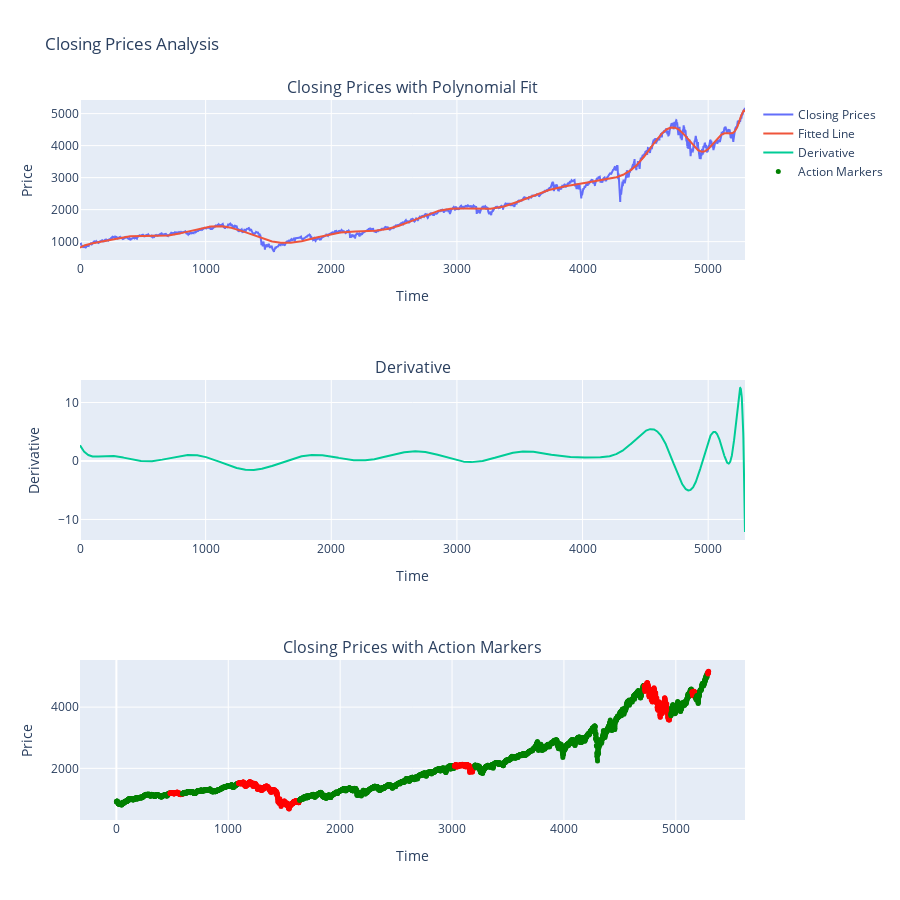

Source (notebook cell):
### Code cell
import numpy as np
from plotly.subplots import make_subplots
from numpy import RankWarning
import warnings

# Assuming df is your DataFrame with 'close' column and dates in index
x = np.arange(len(df))
y = df['close'].values

# degrees in a range from 1 to 60
degrees = range(1, 61)

# Calculate the profit for each degree
profits = {}
for degree in degrees:
    with warnings.catch_warnings():
        warnings.simplefilter('ignore', RankWarning)
        warnings.simplefilter('ignore', RuntimeWarning)
        coeffs = np.polyfit(x, y, degree)
    fitted_line = np.polyval(coeffs, x)
    derivative_coeffs = np.polyder(coeffs)
    derivative_line = np.polyval(derivative_coeffs, x)
    actions = np.where(derivative_line > 0, 1, 0)
    #profit = calculate_profit(actions, 15, df['close'], 1000000)
    profit = calculate_metrics(actions, 15, df['close'], 1000000, 0.01)['net_profit']
    profits[degree] = profit
    
# Find the degree with the highest profit
degree = max(profits, key=profits.get)
print(f"Degree with the highest profit: {degree}")
print(f"Profit: {profits[degree]}")
with warnings.catch_warnings():
    warnings.simplefilter('ignore', RankWarning)
    warnings.simplefilter('ignore', RuntimeWarning)
    coeffs = np.polyfit(x, y, degree)
fitted_line = np.polyval(coeffs, x)
derivative_coeffs = np.polyder(coeffs)
derivative_line = np.polyval(derivative_coeffs, x)
df['action'] = np.where(derivative_line > 0, 1, 0)

# Create subplots: 3 rows, 1 column
fig = make_subplots(rows=3, cols=1, subplot_titles=('Closing Prices with Polynomial Fit', 'Derivative', 'Closing Prices with Action Markers'))

# Scatter plot for the closing prices and fitted line on the first subplot
fig.add_trace(go.Scatter(x=df.index, y=df['close'], mode='lines', name='Closing Prices'), row=1, col=1)
fig.add_trace(go.Scatter(x=df.index, y=fitted_line, mode='lines', name='Fitted Line'), row=1, col=1)

# Scatter plot for the derivative line on the second subplot
fig.add_trace(go.Scatter(x=df.index, y=derivative_line, mode='lines', name='Derivative'), row=2, col=1)

# Scatter plot with action markers for the third subplot
fig.add_trace(go.Scatter(x=df.index, y=df['close'], mode='markers', marker=dict(color=df['action'], size=5, colorscale=['red', 'green']), name='Action Markers'), row=3, col=1)

# Update layout for a neat look
fig.update_layout(title='Closing Prices Analysis', xaxis_title='Time', yaxis_title='Price', height=900)

# Adjust layout for subplot titles and axes
fig['layout']['xaxis']['title'] = 'Time'
fig['layout']['xaxis2']['title'] = 'Time'
fig['layout']['xaxis3']['title'] = 'Time'
fig['layout']['yaxis']['title'] = 'Price'
fig['layout']['yaxis2']['title'] = 'Derivative'
fig['layout']['yaxis3']['title'] = 'Price'

fig.show()

### Figure 1 — Plotly figure (JSON) as saved in the notebook; plotly's stock layout.template omitted (floating-point values rounded to 4 significant figures; data arrays with more than 128 entries replaced by an {"elided": "..."} marker saying what was removed)
{"data": [{"mode": "lines", "name": "Closing Prices", "type": "scatter", "x": {"elided": "5294 int values"}, "xaxis": "x", "y": {"elided": "5294 float values"}, "yaxis": "y"}, {"mode": "lines", "name": "Fitted Line", "type": "scatter", "x": {"elided": "5294 int values"}, "xaxis": "x", "y": {"elided": "5294 float values"}, "yaxis": "y"}, {"mode": "lines", "name": "Derivative", "type": "scatter", "x": {"elided": "5294 int values"}, "xaxis": "x2", "y": {"elided": "5294 float values"}, "yaxis": "y2"}, {"marker": {"color": {"elided": "5294 int values"}, "colorscale": [[0, "red"], [1, "green"]], "size": 5}, "mode": "markers", "name": "Action Markers", "type": "scatter", "x": {"elided": "5294 int values"}, "xaxis": "x3", "y": {"elided": "5294 float values"}, "yaxis": "y3"}], "layout": {"annotations": [{"font": {"size": 16}, "showarrow": false, "text": "Closing Prices with Polynomial Fit", "x": 0.5, "xanchor": "center", "xref": "paper", "y": 1, "yanchor": "bottom", "yref": "paper"}, {"font": {"size": 16}, "showarrow": false, "text": "Derivative", "x": 0.5, "xanchor": "center", "xref": "paper", "y": 0.6111, "yanchor": "bottom", "yref": "paper"}, {"font": {"size": 16}, "showarrow": false, "text": "Closing Prices with Action Markers", "x": 0.5, "xanchor": "center", "xref": "paper", "y": 0.2222, "yanchor": "bottom", "yref": "paper"}], "height": 900, "title": {"text": "Closing Prices Analysis"}, "xaxis": {"anchor": "y", "domain": [0, 1], "title": {"text": "Time"}}, "xaxis2": {"anchor": "y2", "domain": [0, 1], "title": {"text": "Time"}}, "xaxis3": {"anchor": "y3", "domain": [0, 1], "title": {"text": "Time"}}, "yaxis": {"anchor": "x", "domain": [0.7778, 1], "title": {"text": "Price"}}, "yaxis2": {"anchor": "x2", "domain": [0.3889, 0.6111], "title": {"text": "Derivative"}}, "yaxis3": {"anchor": "x3", "domain": [0, 0.2222], "title": {"text": "Price"}}}}
